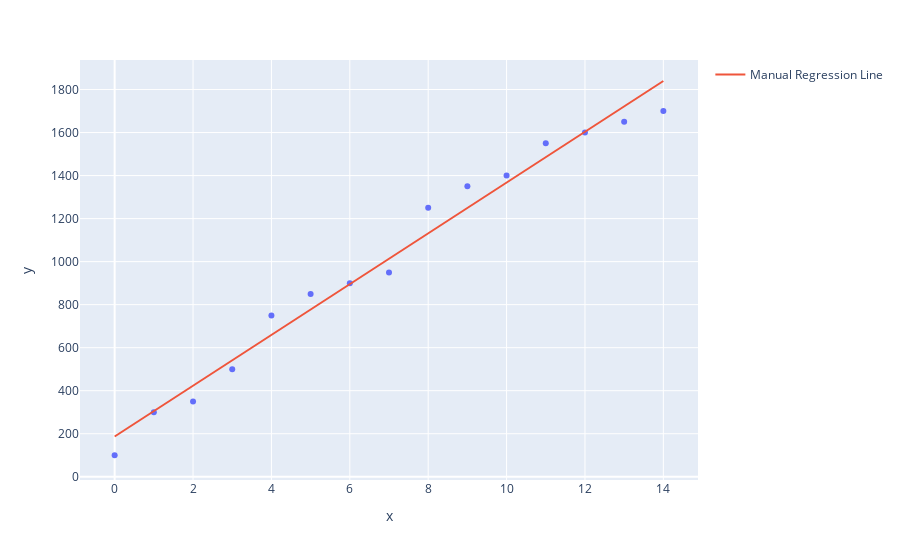

This figure's notebook cell:
### Code cell
import plotly.express as px
from dataclasses import dataclass
import numpy as np

@dataclass
class Coefficient:
    intercept: float
    slope: float

#Simple linear regression fn
def coef_estimation(x,y) -> Coefficient:
    n = np.size(x) #no. of observations.
    mean_x, mean_y = np.mean(x), np.mean(y) #averages of x and y.
    cross_xy = np.sum(y*x) - n * mean_y * mean_x    # cross-deviation (how much x and y vary from their respective means, but in relation to each other).
    cross_xx = np.sum(x*x) - n*mean_x * mean_x      # variance of x (how big the x values spread from their mean).
    print("Cross-Deviation (cross_xy):", cross_xy)
    print("Variance of x (cross_xx):", cross_xx)
    
    #Calculate the linear regression line.
    slope = cross_xy / cross_xx
    intercept = mean_y - slope * mean_x
    
    return Coefficient(intercept, slope)


def plot_regression_line(x:float, y:float, ceof: Coefficient):
    fig = px.scatter(x=x,y=y)

    # Manually add regression line
    regression_formula = ceof.intercept + ceof.slope * x
    print(regression_formula)
    fig.add_scatter(x=x, y=regression_formula, mode='lines', name='Manual Regression Line')

    fig.show()


def main():
    x = np.array([0,1,2,3,4,5,6,7,8,9,10,11,12,13,14])
    y = np.array([100,300,350,500,750,850,900,950,1250,1350,1400,1550,1600,1650,1700])

    ceof = coef_estimation(x,y)
    #print("Estimated coefficients:",b)
          #\n reg_b_0 = {} \n reg_b_1 = {}", format(b[0],b[1]))
    
    plot_regression_line(x,y,ceof)


if __name__ == "__main__":
    main()

### Figure 1 — Plotly figure (JSON) as saved in the notebook; plotly's stock layout.template omitted (floating-point values rounded to 4 significant figures)
{"data": [{"hovertemplate": "x=%{x}<br>y=%{y}<extra></extra>", "legendgroup": "", "marker": {"color": "#636efa", "symbol": "circle"}, "mode": "markers", "name": "", "orientation": "v", "showlegend": false, "type": "scatter", "x": [0, 1, 2, 3, 4, 5, 6, 7, 8, 9, 10, 11, 12, 13, 14], "xaxis": "x", "y": [100, 300, 350, 500, 750, 850, 900, 950, 1250, 1350, 1400, 1550, 1600, 1650, 1700], "yaxis": "y"}, {"mode": "lines", "name": "Manual Regression Line", "type": "scatter", "x": [0, 1, 2, 3, 4, 5, 6, 7, 8, 9, 10, 11, 12, 13, 14], "y": [187.1, 305.1, 423.2, 541.2, 659.2, 777.3, 895.3, 1013.0, 1131.0, 1249.0, 1367.0, 1485.0, 1604.0, 1722.0, 1840.0]}], "layout": {"legend": {"tracegroupgap": 0}, "margin": {"t": 60}, "xaxis": {"anchor": "y", "domain": [0, 1], "title": {"text": "x"}}, "yaxis": {"anchor": "x", "domain": [0, 1], "title": {"text": "y"}}}}
